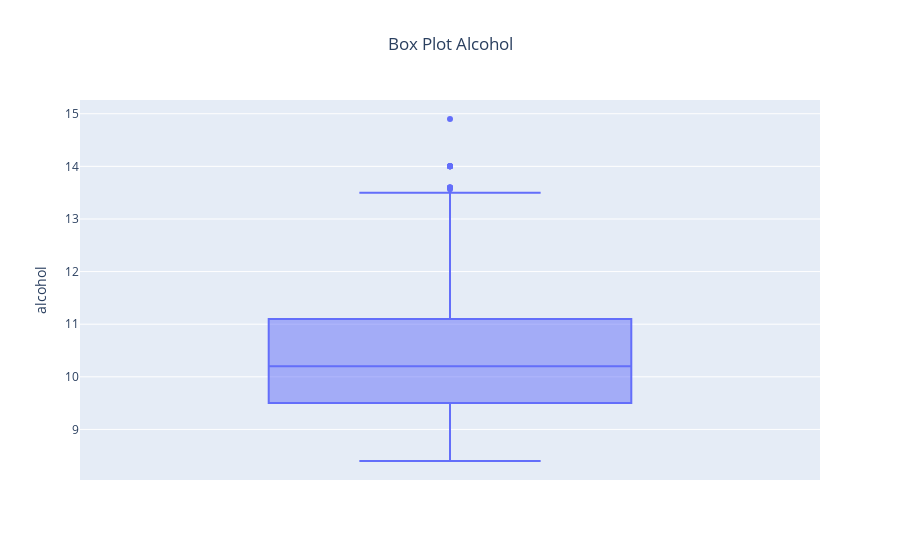

Notebook source saved alongside this figure:
### Code cell
fig = go.Figure(px.box(wines_df, y = 'alcohol', title = 'Box Plot Alcohol'))
fig.update_layout(title_x = 0.5)
fig.show()

### Figure 1 — Plotly figure (JSON) as saved in the notebook; plotly's stock layout.template omitted (floating-point values rounded to 4 significant figures; data arrays with more than 128 entries replaced by an {"elided": "..."} marker saying what was removed)
{"data": [{"alignmentgroup": "True", "hovertemplate": "alcohol=%{y}<extra></extra>", "legendgroup": "", "marker": {"color": "#636efa"}, "name": "", "notched": false, "offsetgroup": "", "orientation": "v", "showlegend": false, "type": "box", "x0": " ", "xaxis": "x", "y": {"elided": "1599 float values"}, "y0": " ", "yaxis": "y"}], "layout": {"boxmode": "group", "legend": {"tracegroupgap": 0}, "title": {"text": "Box Plot Alcohol", "x": 0.5}, "xaxis": {"anchor": "y", "domain": [0, 1]}, "yaxis": {"anchor": "x", "domain": [0, 1], "title": {"text": "alcohol"}}}}
